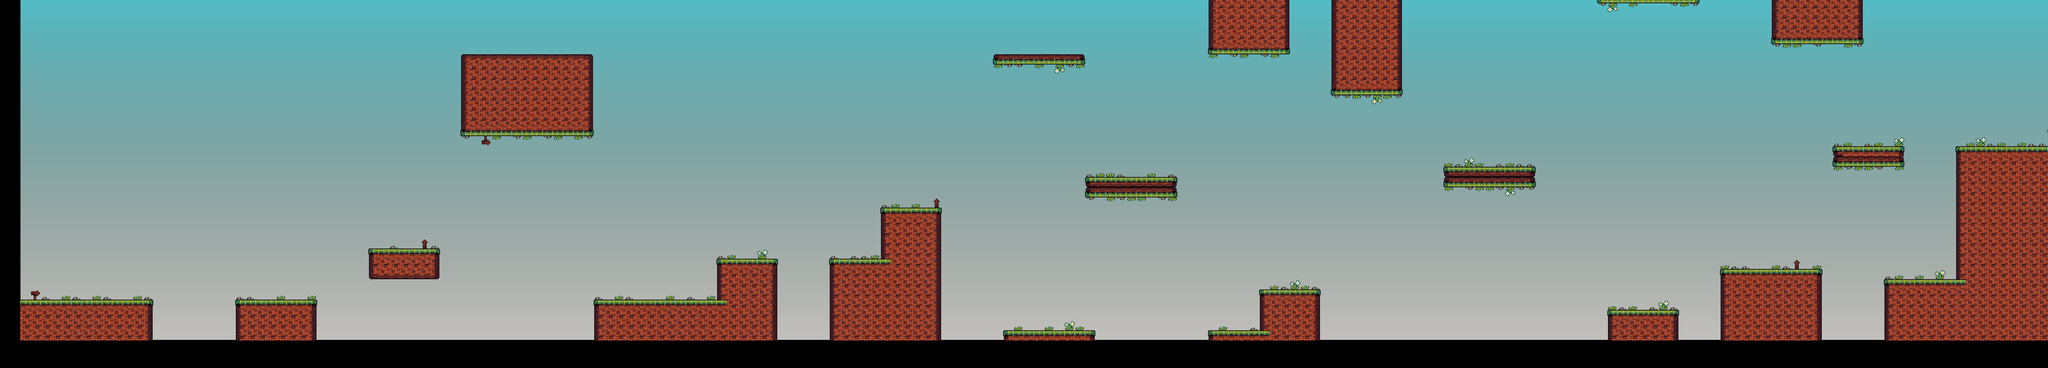

This game map was drawn from its Tiled (.tmx) file and the tilesets committed beside it. A one-line description and the trimmed map source follow:
An orthogonal 200x36 tile map with 32x32 px tiles, 1 tile layer (Capa de Patrones 1), 1 image layer.

<map version="1.0" orientation="orthogonal" renderorder="right-down" width="200" height="36" tilewidth="32" tileheight="32" nextobjectid="1">
 <tileset firstgid="1" name="Tileset" tilewidth="32" tileheight="32" tilecount="256" columns="16">
  <image source="tileset_p1.png" width="512" height="512" />
  <terraintypes>
   <terrain name="Grass" tile="33" />
  </terraintypes>
  <tile id="16" terrain=",,,0" />
  <tile id="17" terrain=",,0,0" />
  <tile id="18" terrain=",,0," />
  <tile id="32" terrain=",0,,0" />
  <tile id="33" terrain="0,0,0,0" />
  <tile id="34" terrain="0,,0," />
  <tile id="48" terrain=",0,," />
  <tile id="49" terrain="0,0,," />
  <tile id="50" terrain="0,,," />
 </tileset>
 <imagelayer name="Capa de Imagen 1" offsetx="64" offsety="-16">
  <image source="long_sky.png" width="7680" height="1080" />
 </imagelayer>
 <layer name="Capa de Patrones 1" width="200" height="36" offsetx="63.79" offsety="-54.6062">
  <data>[7200 cells, 1209 non-empty, 34 distinct tile ids]</data>
 </layer>
</map>